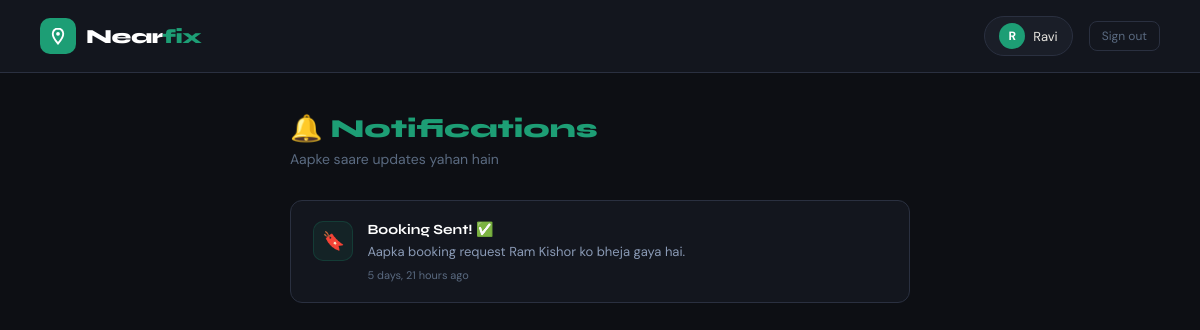
The page /notifications/ (signed in) on the database its author committed.
### accounts/models.py (models this page shows, shortened)
class User(AbstractUser):
    ROLE_CUSTOMER = 'customer'
    ROLE_PROVIDER = 'provider'
    ROLE_CHOICES = [
        (ROLE_CUSTOMER, 'Customer'),
        (ROLE_PROVIDER, 'Service Provider'),
    ]
    role = models.CharField(max_length=20, choices=ROLE_CHOICES, default=ROLE_CUSTOMER)
    phone = models.CharField(max_length=15, blank=True)
    is_verified = models.BooleanField(default=False)
    created_at = models.DateTimeField(default=timezone.now)
    profile_photo = models.ImageField(
        upload_to='profiles/',
        blank=True,
        null=True
    )

### bookings/models.py (models this page shows, shortened)
class Notification(models.Model):
    user = models.ForeignKey(User, on_delete=models.CASCADE, related_name='notifications')
    title = models.CharField(max_length=200)
    message = models.TextField()
    is_read = models.BooleanField(default=False)
    created_at = models.DateTimeField(auto_now_add=True)
    link = models.CharField(max_length=200, blank=True)
    class Meta:
        ordering = ['-created_at']

### bookings/views.py (the view)
# urls.py: path('notifications/', views.notifications, name='notifications'),
@login_required
def notifications(request):
    notifs = request.user.notifications.all()
    notifs.update(is_read=True)
    return render(request, 'bookings/notifications.html', {'notifications': notifs})

### Nearfix/templates/bookings/notifications.html (shortened to what this page needs)
{% extends 'base.html' %}
{% block content %}
<nav class="nf-navbar">
    <a href="{% url 'home' %}" class="nf-logo">
        <div class="nf-logo-icon">
            <svg viewBox="0 0 24 24" fill="none" stroke="white" stroke-width="2.5" stroke-linecap="round">
                <path d="M12 2C8.13 2 5 5.13 5 9c0 5.25 7 13 7 13s7-7.75 7-13c0-3.87-3.13-7-7-7z"/>
                <circle cx="12" cy="9" r="2.5" fill="white" stroke="none"/>
            </svg>
        </div>
        <div class="nf-logo-text">Near<span>fix</span></div>
    </a>
    <div class="nf-nav-right">
        {% if user.is_authenticated %}
        <div class="nf-user-badge">
            <div class="nf-user-avatar">{{ user.first_name|first|upper|default:user.username|first|upper }}</div>
            {{ user.first_name|default:user.username }}
        </div>
        <a href="{% url 'logout' %}" class="nf-btn-sm">Sign out</a>
        {% endif %}
    </div>
</nav>
<div class="nf-page">
    <div class="nf-page-title">🔔 <span>Notifications</span></div>
    <div class="nf-page-sub">Aapke saare updates yahan hain</div>
    {% if notifications %}
        {% for notif in notifications %}
        <a href="{{ notif.link|default:'#' }}" class="nf-notif-card {% if not notif.is_read %}unread{% endif %}">
            <div class="nf-notif-icon">
                {% if 'Booking' in notif.title %}🔖
                {% elif 'Accept' in notif.title %}✅
                {% elif 'Reject' in notif.title %}❌
                {% elif 'Complete' in notif.title %}🎉
                {% elif 'Payment' in notif.title %}💳
                {% elif 'Review' in notif.title %}⭐
                {% else %}🔔{% endif %}
            </div>
            <div class="nf-notif-content">
                <div class="nf-notif-title">{{ notif.title }}</div>
                <div class="nf-notif-msg">{{ notif.message }}</div>
                <div class="nf-notif-time">{{ notif.created_at|timesince }} ago</div>
            </div>
        </a>
        {% endfor %}
    {% else %}
        <div class="nf-empty">
            <div class="nf-empty-icon">🔔</div>
            <div class="nf-empty-title">No notifications yet</div>
            <div class="nf-empty-sub">Jab koi booking hogi toh yahan dikhega!</div>
        </div>
    {% endif %}
</div>
{% endblock %}

### static/css/main.css (style rules this page uses)
*, *::before, *::after { box-sizing: border-box; margin: 0; padding: 0; }
:root { --green: #1D9E75; --green-dark: #17876a; --green-dim: rgba(29,158,117,0.12); --green-border: rgba(29,158,117,0.3); --bg-base: #0d0f14; --bg-card: #13161e; --bg-field: #0d0f14; --bg-hover: #1a1e28; --border: #2a3040; --border-light: #1e2a3a; --text-primary: #e8e6e0; --text-secondary: #8a9ab5; --text-muted: #5a6a80; --text-dim: #3a4a5e; --font-display: 'Syne', sans-serif; --font-body: 'DM Sans', sans-serif; --radius-sm: 8px; --radius-md: 10px; --radius-lg: 14px; }
body { font-family: var(--font-body); background: var(--bg-base); color: var(--text-primary); min-height: 100vh; }
.nf-navbar { display: flex; align-items: center; justify-content: space-between; padding: 1rem 2.5rem; background: var(--bg-card); border-bottom: 0.5px solid var(--border); position: sticky; top: 0; z-index: 100; }
.nf-logo { display: flex; align-items: center; gap: 10px; text-decoration: none; }
.nf-logo-icon { width: 36px; height: 36px; background: var(--green); border-radius: 10px; display: flex; align-items: center; justify-content: center; }
.nf-logo-icon svg { width: 18px; height: 18px; }
.nf-logo-text { font-family: var(--font-display); font-weight: 800; font-size: 20px; letter-spacing: -0.5px; color: #fff; }
.nf-logo-text span { color: var(--green); }
.nf-nav-right { display: flex; align-items: center; gap: 1rem; }
.nf-user-badge { display: flex; align-items: center; gap: 8px; background: var(--bg-hover); border: 0.5px solid var(--border); border-radius: 20px; padding: 6px 14px; font-size: 13px; color: var(--text-primary); }
.nf-user-avatar { width: 26px; height: 26px; background: var(--green); border-radius: 50%; display: flex; align-items: center; justify-content: center; font-size: 12px; font-weight: 700; color: #fff; overflow: hidden; }
.nf-btn-sm { font-size: 12px; color: var(--text-muted); text-decoration: none; padding: 6px 12px; border-radius: var(--radius-sm); border: 0.5px solid var(--border); transition: all 0.2s; }
.nf-page { max-width: 900px; margin: 0 auto; padding: 2.5rem; }

### Nearfix/templates/bookings/notifications.html (style rules this page uses)
.nf-page { max-width: 700px; margin: 0 auto; padding: 2.5rem; }
.nf-page-title { font-family: 'Syne', sans-serif; font-size: 26px; font-weight: 800; color: #fff; margin-bottom: 0.4rem; }
.nf-page-title span { color: #1D9E75; }
.nf-page-sub { font-size: 14px; color: #5a6a80; margin-bottom: 2rem; }
.nf-notif-card { background: #13161e; border: 0.5px solid #2a3040; border-radius: 12px; padding: 1.2rem 1.4rem; margin-bottom: 10px; display: flex; align-items: flex-start; gap: 14px; text-decoration: none; transition: border-color 0.2s; }
.nf-notif-icon { width: 40px; height: 40px; border-radius: 10px; background: rgba(29,158,117,0.1); border: 0.5px solid rgba(29,158,117,0.2); display: flex; align-items: center; justify-content: center; font-size: 18px; flex-shrink: 0; }
.nf-notif-content { flex: 1; }
.nf-notif-title { font-family: 'Syne', sans-serif; font-size: 14px; font-weight: 700; color: #fff; margin-bottom: 4px; }
.nf-notif-msg { font-size: 13px; color: #8a9ab5; line-height: 1.6; margin-bottom: 6px; }
.nf-notif-time { font-size: 11px; color: #5a6a80; }

### rows shown on the page
User: first_name|first "R", first_name "Ravi"
Notification: title "Booking Sent! ✅", message "Aapka booking request Ram Kishor ko bheja gaya hai.", created_at "5 days, 21 hours"
